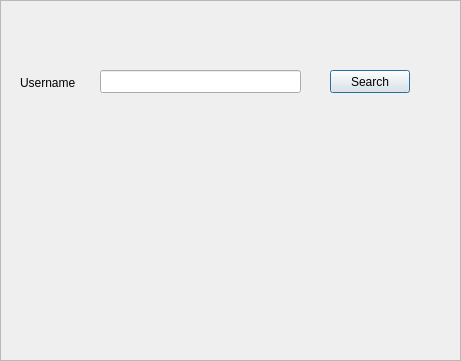
  <widget class="QFrame" name="searchuser_frame">
   <property name="geometry">
    <rect>
     <x>260</x>
     <y>150</y>
     <width>461</width>
     <height>361</height>
    </rect>
   </property>
   <property name="frameShape">
    <enum>QFrame::StyledPanel</enum>
   </property>
   <property name="frameShadow">
    <enum>QFrame::Raised</enum>
   </property>
   <widget class="QLineEdit" name="searchuserline">
    <property name="geometry">
     <rect>
      <x>100</x>
      <y>70</y>
      <width>201</width>
      <height>23</height>
     </rect>
    </property>
   </widget>
   <widget class="QPushButton" name="searchuser_button">
    <property name="geometry">
     <rect>
      <x>330</x>
      <y>70</y>
      <width>80</width>
      <height>23</height>
     </rect>
    </property>
    <property name="text">
     <string>Search</string>
    </property>
    <property name="default">
     <bool>true</bool>
    </property>
   </widget>
   <widget class="QLabel" name="searchuser_username_label">
    <property name="geometry">
     <rect>
      <x>20</x>
      <y>75</y>
      <width>71</width>
      <height>16</height>
     </rect>
    </property>
    <property name="text">
     <string>Username</string>
    </property>
   </widget>
   <widget class="QLabel" name="searchuser_label">
    <property name="geometry">
     <rect>
      <x>30</x>
      <y>100</y>
      <width>381</width>
      <height>20</height>
     </rect>
    </property>
    <property name="text">
     <string/>
    </property>
   </widget>
  </widget>
